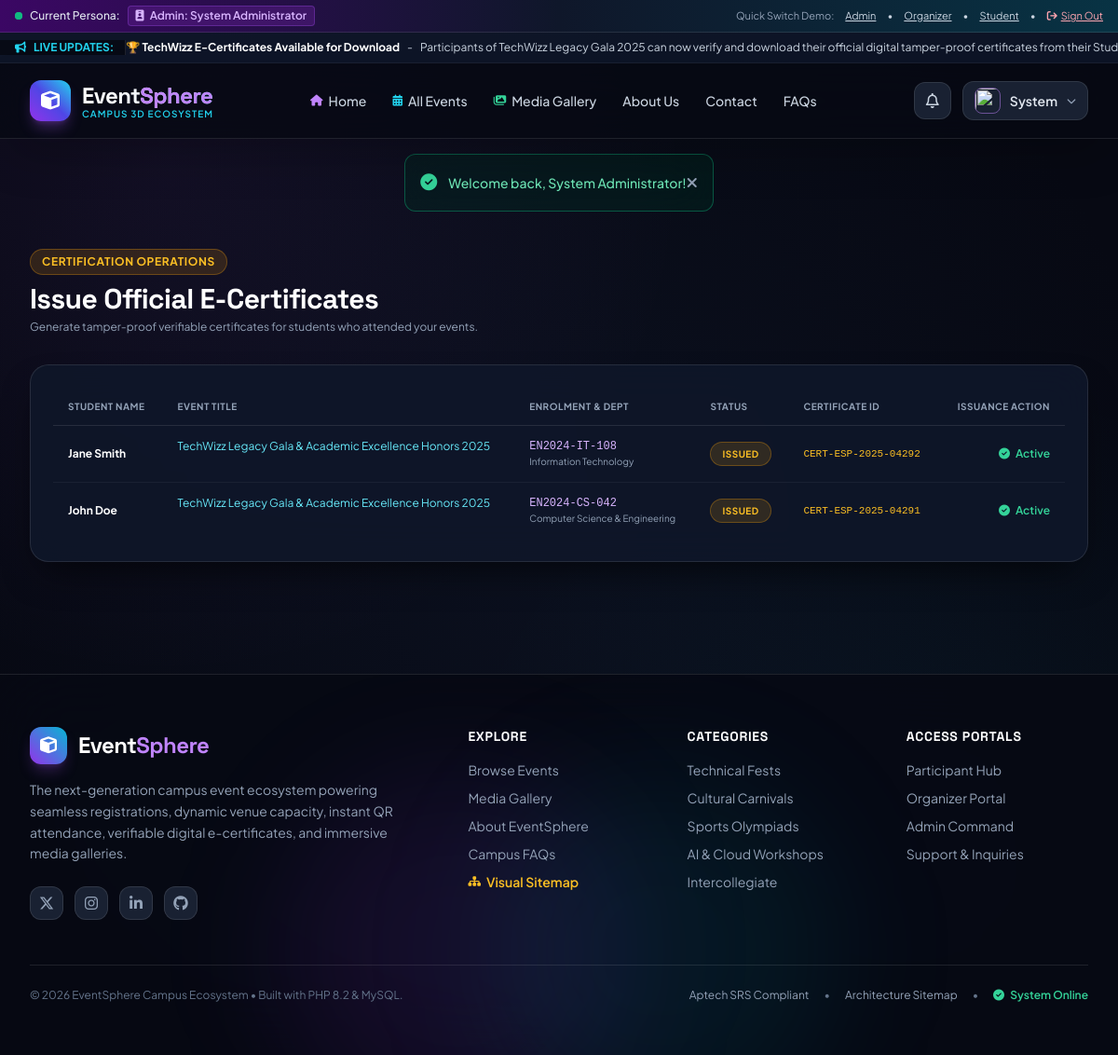
The page /organizer/issue_certificates.php (signed in) on the database its author committed.
### tables this page shows
CREATE TABLE `announcements` (
  `id` INT AUTO_INCREMENT PRIMARY KEY,
  `title` VARCHAR(200) NOT NULL,
  `content` TEXT NOT NULL,
  `target_role` ENUM('all', 'student', 'organizer', 'event_registrants') NOT NULL DEFAULT 'all',
  `event_id` INT DEFAULT NULL,
  `created_by` INT NOT NULL,
  `is_active` TINYINT(1) NOT NULL DEFAULT 1,
  `created_at` TIMESTAMP DEFAULT CURRENT_TIMESTAMP,
  FOREIGN KEY (`created_by`) REFERENCES `users`(`id`) ON DELETE CASCADE,
  FOREIGN KEY (`event_id`) REFERENCES `events`(`id`) ON DELETE CASCADE
);

CREATE TABLE `registrations` (
  `id` INT AUTO_INCREMENT PRIMARY KEY,
  `event_id` INT NOT NULL,
  `user_id` INT NOT NULL,
  `registration_code` VARCHAR(50) UNIQUE NOT NULL,
  `status` ENUM('confirmed', 'waitlisted', 'cancelled', 'attended') NOT NULL DEFAULT 'confirmed',
  `qr_token` VARCHAR(100) UNIQUE NOT NULL,
  `checked_in_at` DATETIME DEFAULT NULL,
  `certificate_issued` TINYINT(1) NOT NULL DEFAULT 0,
  `certificate_fee_paid` TINYINT(1) NOT NULL DEFAULT 0,
  `certificate_fee_txn` VARCHAR(100) DEFAULT NULL,
  `certificate_code` VARCHAR(100) DEFAULT NULL,
  `created_at` TIMESTAMP DEFAULT CURRENT_TIMESTAMP,
  FOREIGN KEY (`event_id`) REFERENCES `events`(`id`) ON DELETE CASCADE,
  FOREIGN KEY (`user_id`) REFERENCES `users`(`id`) ON DELETE CASCADE,
  UNIQUE KEY `unique_user_event` (`event_id`, `user_id`)
);

CREATE TABLE `users` (
  `id` INT AUTO_INCREMENT PRIMARY KEY,
  `name` VARCHAR(100) NOT NULL,
  `email` VARCHAR(150) UNIQUE NOT NULL,
  `username` VARCHAR(50) UNIQUE NOT NULL,
  `password` VARCHAR(255) NOT NULL,
  `contact` VARCHAR(20) DEFAULT NULL,
  `department` VARCHAR(100) DEFAULT 'General',
  `enrolment_no` VARCHAR(50) DEFAULT NULL,
  `role` ENUM('admin', 'organizer', 'student') NOT NULL DEFAULT 'student',
  `status` ENUM('active', 'suspended') NOT NULL DEFAULT 'active',
  `two_factor_code` VARCHAR(10) DEFAULT '123456',
  `avatar` VARCHAR(255) DEFAULT 'assets/images/default_avatar.png',
  `created_at` TIMESTAMP DEFAULT CURRENT_TIMESTAMP
);

CREATE TABLE `events` (
  `id` INT AUTO_INCREMENT PRIMARY KEY,
  `title` VARCHAR(200) NOT NULL,
  `slug` VARCHAR(200) UNIQUE NOT NULL,
  `category_id` INT NOT NULL,
  `organizer_id` INT NOT NULL,
  `department` VARCHAR(100) NOT NULL,
  `description` LONGTEXT NOT NULL,
  `venue_id` INT DEFAULT NULL,
  `custom_venue_name` VARCHAR(150) DEFAULT NULL,
  `event_date` DATE NOT NULL,
  `start_time` TIME NOT NULL,
  `end_time` TIME NOT NULL,
  `registration_cutoff` DATETIME NOT NULL,
  `max_capacity` INT NOT NULL DEFAULT 50,
  `fee_amount` DECIMAL(10,2) DEFAULT 0.00,
  `certificate_fee` DECIMAL(10,2) DEFAULT 150.00,
  `banner_image` VARCHAR(255) DEFAULT NULL,
  `rulebook_file` VARCHAR(255) DEFAULT NULL,
  `status` ENUM('pending', 'approved', 'rejected', 'cancelled', 'completed') NOT NULL DEFAULT 'pending',
  `admin_notes` TEXT DEFAULT NULL,
  `featured` TINYINT(1) NOT NULL DEFAULT 0,
  `created_at` TIMESTAMP DEFAULT CURRENT_TIMESTAMP,
  FOREIGN KEY (`category_id`) REFERENCES `categories`(`id`) ON DELETE CASCADE,
  FOREIGN KEY (`organizer_id`) REFERENCES `users`(`id`) ON DELETE CASCADE,
  FOREIGN KEY (`venue_id`) REFERENCES `venues`(`id`) ON DELETE SET NULL
);

### organizer/issue_certificates.php (the view, shortened to what the rows shown need)
<?php
$user = current_user();
$db = getDB();
$stmt = $db->prepare("
    SELECT r.*, e.title as event_title, e.event_date, u.name as student_name, u.email as student_email, u.enrolment_no, u.department as student_dept
    FROM registrations r
    JOIN events e ON r.event_id = e.id
    JOIN users u ON r.user_id = u.id
    WHERE (e.organizer_id = ? OR ? = 'admin') AND r.status = 'attended'
    ORDER BY r.checked_in_at DESC
");
$stmt->execute([$user['id'], $user['role']]);
$attendees = $stmt->fetchAll();
require_once __DIR__ . '/../includes/header.php';
?>
<div class="max-w-7xl mx-auto px-4 sm:px-6 lg:px-8 py-10">
    <div class="mb-8">
        <h1 class="font-heading font-extrabold text-3xl text-white">Issue Official E-Certificates</h1>
    </div>
    <div class="glass-panel-elevated p-6 border border-white/10">
        <?php if (empty($attendees)): ?>
            <div class="py-12 text-center text-slate-400 text-xs">
                No attended students found. Use the Live QR Scanner to check in attendees first.
            </div>
        <?php else: ?>
            <div class="overflow-x-auto">
                <table class="w-full text-left text-xs">
                    <thead>
                        <tr class="text-slate-400 border-b border-white/10 uppercase tracking-wider text-[10px]">
                            <th class="py-3 px-4">Student Name</th>
                            <th class="py-3 px-4">Event Title</th>
                            <th class="py-3 px-4">Enrolment & Dept</th>
                            <th class="py-3 px-4">Status</th>
                            <th class="py-3 px-4">Certificate ID</th>
                            <th class="py-3 px-4 text-right">Issuance Action</th>
                        </tr>
                    </thead>
                    <tbody class="divide-y divide-white/5 text-slate-300">
                        <?php foreach ($attendees as $att): ?>
                            <tr class="hover:bg-white/5 transition">
                                <td class="py-3.5 px-4 font-bold text-white"><?= htmlspecialchars($att['student_name']) ?></td>
                                <td class="py-3.5 px-4 text-cyan-300 line-clamp-1"><?= htmlspecialchars($att['event_title']) ?></td>
                                <td class="py-3.5 px-4">
                                    <div class="font-mono text-purple-300"><?= htmlspecialchars($att['enrolment_no'] ?? 'N/A') ?></div>
                                    <div class="text-[10px] text-slate-400"><?= htmlspecialchars($att['student_dept']) ?></div>
                                </td>
                                <td class="py-3.5 px-4">
                                    <span class="badge-neon <?= $att['certificate_issued'] ? 'badge-amber' : 'badge-cyan' ?> text-[10px]">
                                        <?= $att['certificate_issued'] ? 'ISSUED' : 'READY TO ISSUE' ?>
                                    </span>
                                </td>
                                <td class="py-3.5 px-4 font-mono text-[11px] text-amber-400">
                                    <?= htmlspecialchars($att['certificate_code'] ?? 'Pending') ?>
                                </td>
                                <td class="py-3.5 px-4 text-right">
                                    <?php if (!$att['certificate_issued']): ?>
                                        <form method="POST" action="<?= BASE_URL ?>/organizer/issue_certificates.php" class="inline">
                                            <input type="hidden" name="reg_id" value="<?= $att['id'] ?>">
                                            <button type="submit" class="btn-neon-primary py-1.5 px-3 text-[11px] bg-gradient-to-r from-amber-500 to-yellow-600 border-amber-400 font-bold">
                                                <i class="fa-solid fa-award mr-1"></i> Issue Certificate
                                            </button>
                                        </form>
                                    <?php else: ?>
                                        <span class="text-xs text-emerald-400 font-semibold"><i class="fa-solid fa-circle-check mr-1"></i> Active</span>
                                    <?php endif; ?>
                                </td>
                            </tr>
                        <?php endforeach; ?>
                    </tbody>
                </table>
            </div>
        <?php endif; ?>
    </div>
</div>
<?php require_once __DIR__ . '/../includes/footer.php'; ?>

### includes/header.php (shortened to what the rows shown need)
<?php
$db = getDB();
$ticker_announcements = [];
try {
    $stmt = $db->query("SELECT title, content FROM announcements WHERE is_active = 1 ORDER BY id DESC LIMIT 5");
    $ticker_announcements = $stmt->fetchAll();
} catch (Exception $e) {}
?>
<!DOCTYPE html>
<html lang="en" class="dark">
<head>
    <script src="https://cdn.tailwindcss.com"></script>
    <link rel="stylesheet" href="https://cdnjs.cloudflare.com/ajax/libs/font-awesome/6.5.1/css/all.min.css">
    <link rel="stylesheet" href="<?= BASE_URL ?>/assets/css/style.css">
</head>
<body class="bg-dark-900 text-slate-100 flex flex-col min-h-screen">
<?php if (!empty($ticker_announcements)): ?>
<div class="ticker-wrap">
    <div class="ticker-move text-xs text-slate-300 flex items-center gap-8">
        <?php foreach ($ticker_announcements as $ann): ?>
            <span class="flex items-center gap-2">
                <span class="font-bold text-white"><?= htmlspecialchars($ann['title']) ?></span> -
                <span><?= htmlspecialchars($ann['content']) ?></span>
            </span>
        <?php endforeach; ?>
    </div>
</div>
<?php endif; ?>
<main class="flex-grow">

### rows shown on the page
announcements: title "🏆 TechWizz E-Certificates Available for Download", content "Participants of TechWizz Legacy Gala 2025 can now verify and download their official digital tamper-proof certificates from their…"
registrations: user.name "Jane Smith", event.title "TechWizz Legacy Gala & Academic Excellence Honors 2025", user.enrolment_no "EN2024-IT-108", user.department "Information Technology", certificate_issued "ISSUED", certificate_code "CERT-ESP-2025-04292"
registrations: user.name "John Doe", event.title "TechWizz Legacy Gala & Academic Excellence Honors 2025", user.enrolment_no "EN2024-CS-042", user.department "Computer Science & Engineering", certificate_issued "ISSUED", certificate_code "CERT-ESP-2025-04291"

### other values the page prints
$current_user['role'] "Admin"
$current_user['name'] "System Administrator"
explode(' ', $current_user['name'])[0] "System"
$flash['message'] "Welcome back, System Administrator!"
